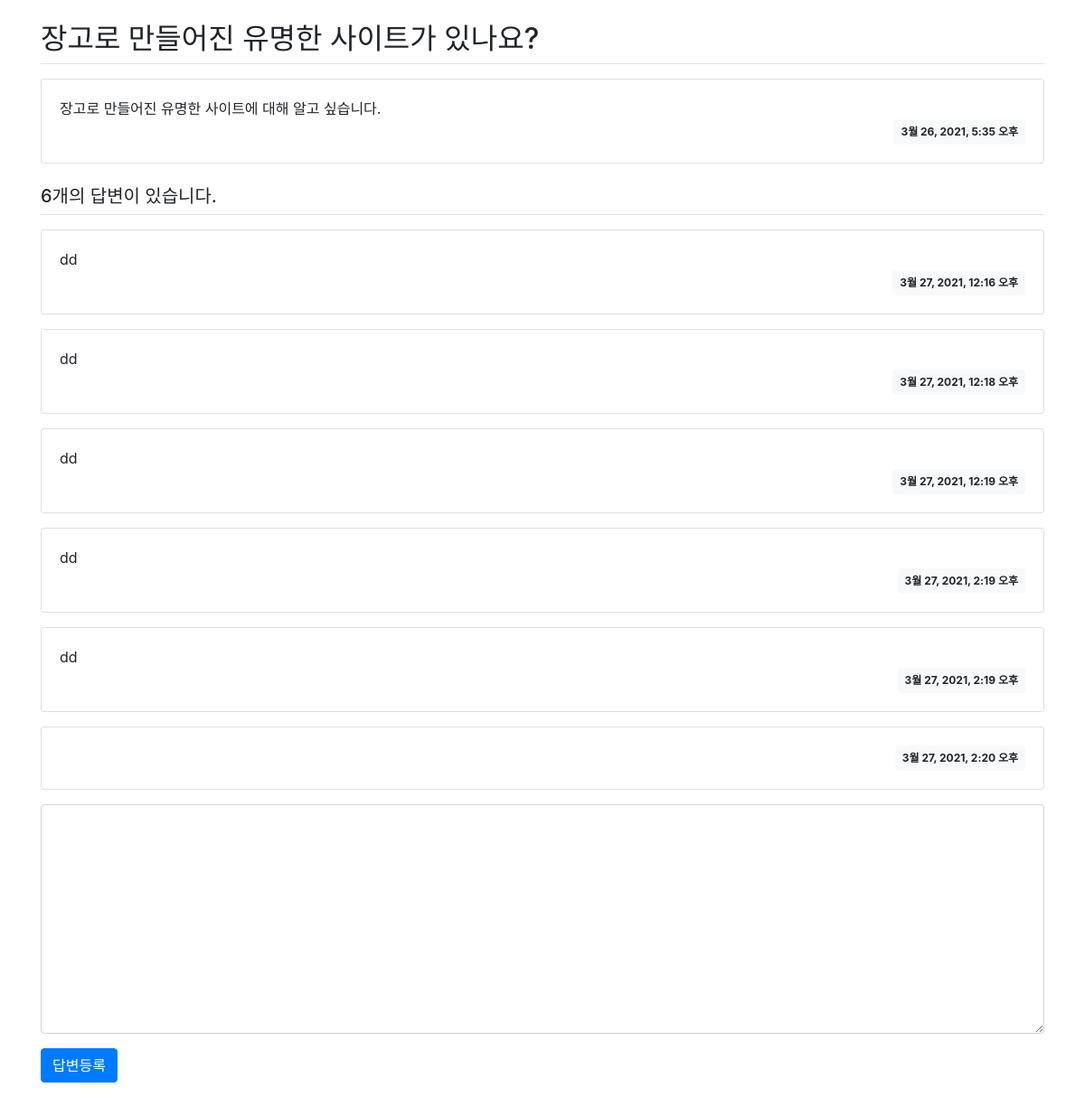
Page /pybo/3/ on the committed database.
### pybo/models.py (models this page shows, shortened)
class Question(models.Model):
    subject = models.CharField(max_length=200)
    content = models.TextField()
    create_date = models.DateTimeField()

class Answer(models.Model):
    question = models.ForeignKey(Question, on_delete=models.CASCADE)
    content = models.TextField()
    create_date = models.DateTimeField()

### pybo/views.py (the view)
# urls.py: path('<int:question_id>/', views.detail, name='detail'),
def detail(request, question_id):
    question = get_object_or_404(Question, pk=question_id)
    context = {'question': question}
    return render(request, 'pybo/question_detail.html', context)

### templates/pybo/question_detail.html (shortened to what this page needs)
{% extends 'base.html' %}
{% block content %}
<div class="container my-3">
    <h2 class="border-bottom py-2">{{ question.subject }}</h2>
    <div class="card my-3">
        <div class="card-body">
            <div class="card-text" style="white-space: pre-line;">{{ question.content }}</div>
            <div class="d-flex justify-content-end">
                <div class="badge badge-light p-2">
                    {{ question.create_date }}
                </div>
            </div>
        </div>
    </div>
    <h5 class="border-bottom my-3 py-2">{{question.answer_set.count}}개의 답변이 있습니다.</h5>
    {% for answer in question.answer_set.all %}
    <div class="card my-3">
        <div class="card-body">
            <div class="card-text" style="white-space: pre-line;">{{ answer.content }}</div>
            <div class="d-flex justify-content-end">
                <div class="badge badge-light p-2">
                    {{ answer.create_date }}
                </div>
            </div>
        </div>
    </div>
    {% endfor %}
    <form action="{% url 'pybo:answer_create' question.id %}" method="post" class="my-3">
        <div class="form-group">
            <textarea name="content" id="content" class="form-control" rows="10"></textarea>
        </div>
        <input type="submit" value="답변등록" class="btn btn-primary">
    </form>
</div>
{% endblock %}

### rows in the picture
Question: subject "장고로 만들어진 유명한 사이트가 있나요?", content "장고로 만들어진 유명한 사이트에 대해 알고 싶습니다.", create_date "3월 26, 2021, 5:35 오후", answer_set.count "6"
Answer: content "dd", create_date "3월 27, 2021, 12:16 오후"
Answer: content "dd", create_date "3월 27, 2021, 12:18 오후"
Answer: content "dd", create_date "3월 27, 2021, 12:19 오후"
Answer: content "dd", create_date "3월 27, 2021, 2:19 오후"
Answer: content "dd", create_date "3월 27, 2021, 2:19 오후"
Answer: create_date "3월 27, 2021, 2:20 오후"
